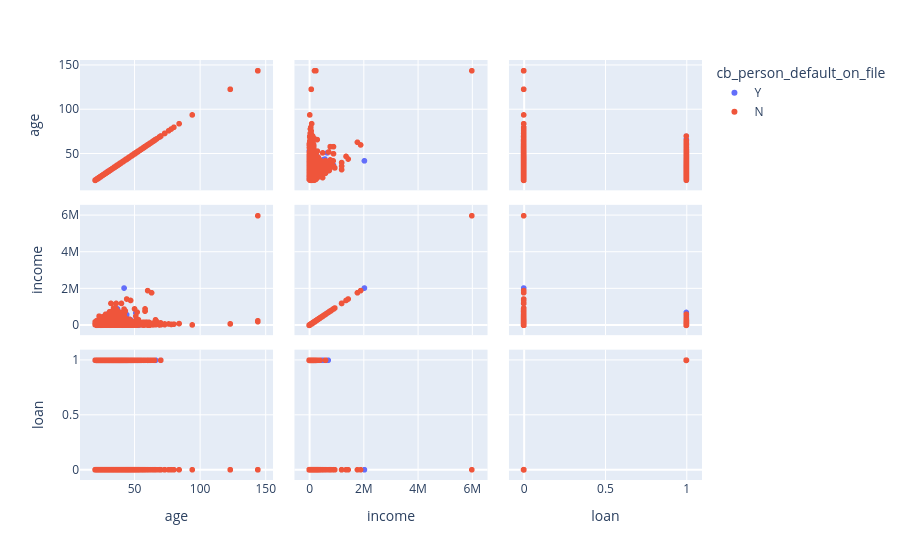

Source (notebook cell):
### Code cell
grafico = px.scatter_matrix(base_credit, dimensions=['age', 'income', 'loan'], color='cb_person_default_on_file')
grafico

### Figure 1 — Plotly figure (JSON) as saved in the notebook; plotly's stock layout.template omitted (floating-point values rounded to 4 significant figures; data arrays with more than 128 entries replaced by an {"elided": "..."} marker saying what was removed)
{"data": [{"dimensions": [{"axis": {"matches": true}, "label": "age", "values": {"elided": "5745 int values"}}, {"axis": {"matches": true}, "label": "income", "values": {"elided": "5745 int values"}}, {"axis": {"matches": true}, "label": "loan", "values": {"elided": "5745 int values"}}], "hovertemplate": "cb_person_default_on_file=Y<br>%{xaxis.title.text}=%{x}<br>%{yaxis.title.text}=%{y}<extra></extra>", "legendgroup": "Y", "marker": {"color": "#636efa", "symbol": "circle"}, "name": "Y", "showlegend": true, "type": "splom"}, {"dimensions": [{"axis": {"matches": true}, "label": "age", "values": {"elided": "26836 int values"}}, {"axis": {"matches": true}, "label": "income", "values": {"elided": "26836 int values"}}, {"axis": {"matches": true}, "label": "loan", "values": {"elided": "26836 int values"}}], "hovertemplate": "cb_person_default_on_file=N<br>%{xaxis.title.text}=%{x}<br>%{yaxis.title.text}=%{y}<extra></extra>", "legendgroup": "N", "marker": {"color": "#EF553B", "symbol": "circle"}, "name": "N", "showlegend": true, "type": "splom"}], "layout": {"dragmode": "select", "legend": {"title": {"text": "cb_person_default_on_file"}, "tracegroupgap": 0}, "margin": {"t": 60}}}
